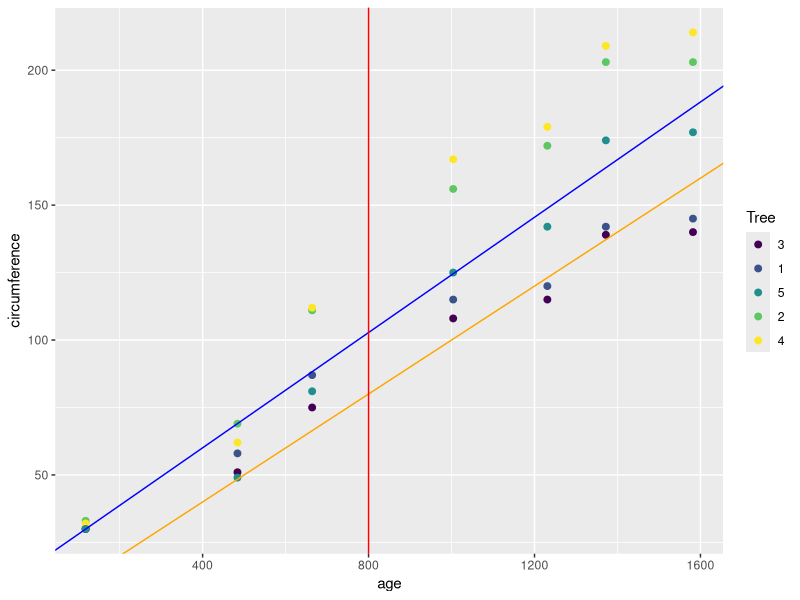

R code for this plot:
#For predictions
# All family of regression (lineal, multi lineal, non-lineal)


#For classification
# regression logistic
# Deposition tree, KNN, Bayes

#For clustering
# k-medias o k-means, hierarchical

#Example of predictions
#Question: what is the size of 800 days after sown?

#a*day + b : linear regression 
# a = slop
# b = constant

library(tidyverse)
data("Orange")



#Optimal value for a and b
lm(circumference ~ age, data = Orange)


Orange %>% 
  ggplot(aes(x = age,
             y = circumference,
             color = Tree)) +
  geom_point(size = 2) + 
  geom_abline(intercept = 0,
              slope = 0.1,
              col = 'orange') +
  geom_abline(intercept = 17.339,
              slope = 0.1068,
              col = 'blue') + 
  geom_vline(xintercept =  800,
             col = 'red')

rta = 17.339 + 800*0.1068
rta
